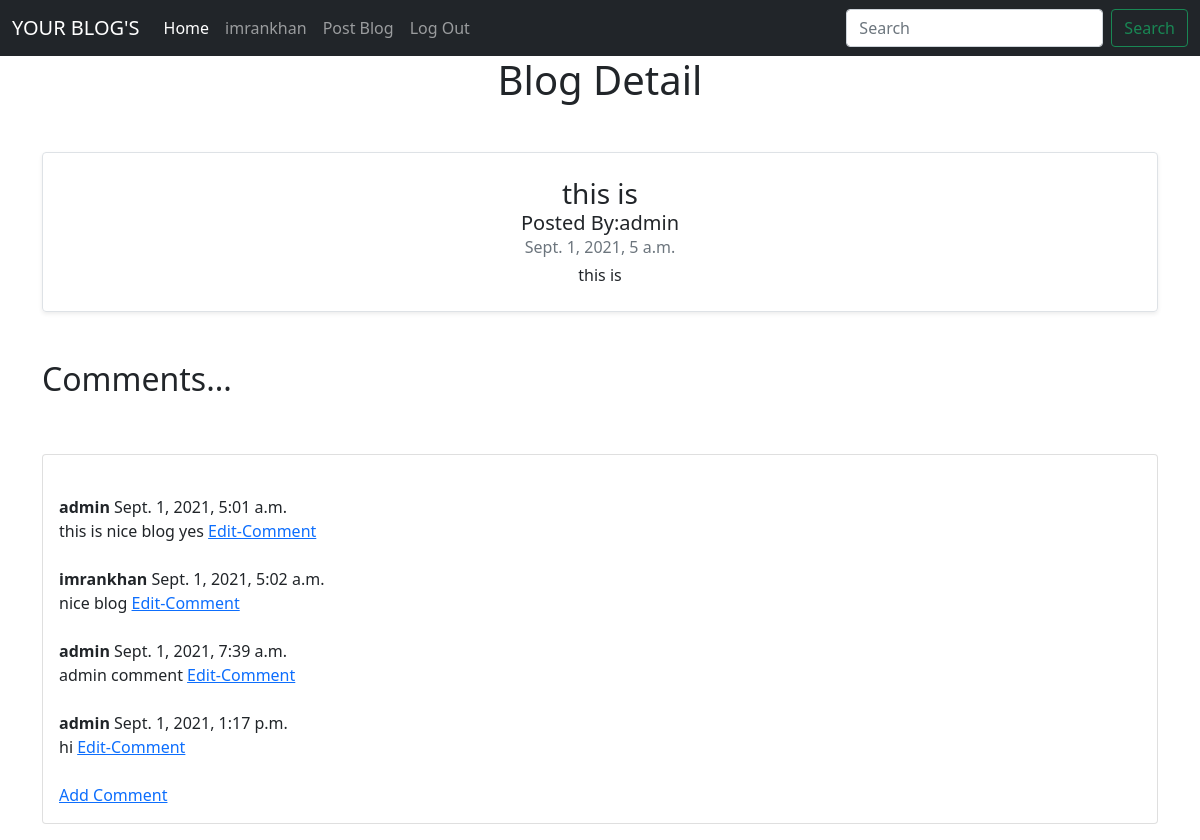
Page /blog_detail/7/ (signed in) on the committed database.
### blogapp/models.py (models this page shows, shortened)
class Blog(models.Model):
    user_id = models.ForeignKey(User, on_delete=models.CASCADE , null=True, blank=True)
    title = models.CharField(max_length=150)
    dsc = models.TextField()
    date = models.DateTimeField(auto_now_add= True, null=True)
    checkbox = models.BooleanField(choices=STATUS, default=True)

class Comment(models.Model):
    post = models.ForeignKey(Blog, on_delete=models.CASCADE, related_name='comments')
    name = models.CharField(max_length=255)
    body = models.TextField()
    date_added = models.DateTimeField(auto_now_add=True)

### blogapp/views.py (the view)
# urls.py: path('blog_detail/<int:pk>/', views.Blog_Detail.as_view(), name='blog_detail'),
class Blog_Detail(DetailView):
    template_name = 'blog_detail.html'
    model = Blog

### templates/blog_detail.html (shortened to what this page needs)
<!doctype html>
<html lang="en">
  <head>
    <link href="https://cdn.jsdelivr.net/npm/bootstrap@5.1.0/dist/css/bootstrap.min.css" rel="stylesheet">
  </head>
  <body>
    <nav class="navbar navbar-expand-lg navbar-dark bg-dark">
  <div class="container-fluid">
    <a class="navbar-brand" href="#">YOUR BLOG'S</a>
    <div class="collapse navbar-collapse" id="navbarSupportedContent">
      <ul class="navbar-nav me-auto mb-2 mb-lg-0">
        <li class="nav-item">
          <a class="nav-link active" aria-current="page" href="/">Home</a>
        </li>
        {% if user.is_authenticated %}
        <li class="nav-item">
          <a class="nav-link" href="/">{{request.user}}</a>
        </li>
        <li class="nav-item">
          <a class="nav-link" href="/post_blog">Post Blog</a>
        </li>
        <li class="nav-item">
          <a class="nav-link" href="/logout">Log Out</a>
        </li>
        {% endif  %}
      </ul>
      <form class="d-flex">
        <input class="form-control me-2" type="search" placeholder="Search" aria-label="Search">
        <button class="btn btn-outline-success" type="submit">Search</button>
      </form>
    </div>
  </div>
</nav>
  <div class="container">
<h1 class="text-center">Blog Detail </h1>
 <div class="text-center my-5">
      <div class="row g-0 border rounded overflow-hidden flex-md-row mb-4 shadow-sm h-md-250 position-relative">
        <div class="col p-4 d-flex flex-column position-static">
          <h3 class="mb-0">{{blog.title}}</h3>
          <h5 class="mb-0">Posted By:{{blog.user_id.username}}</h5>
          <div class="mb-1 text-muted">{{blog.date}}</div>
          <p class="card-text mb-auto">{{blog.dsc}}</p>
        </div>
      </div>
    </div>
    <h2>Comments...</h2>
    <br><br>
    <div class="card mb-3">
    <div class="card-body">
    <div class="col-md-3">
      {% if not blog.comments.all %}
      No Commnets Yet.... <a href ="{% url 'comment' blog.pk %}">Add Comment</a>
      </div>
      {% else %}
        <br>
          {% for comment in blog.comments.all %}
          <strong>
         {{comment.name}}
          </strong>
          {{comment.date_added}}
          <br>
          {{ comment.body}}
          <a href ="{% url 'editcomment' comment.id %}">Edit-Comment</a>
            <br><br>
          {% endfor %}
          <a href ="{% url 'comment' blog.pk %}">Add Comment</a>
      {% endif %}
    </div>
    </div>
    </div>
    </div>
  </body>
</html>

### rows in the picture
Blog: title "this is", user_id.username "admin", date "Sept. 1, 2021, 5 a.m.", dsc "this is"
Comment: name "admin", date_added "Sept. 1, 2021, 5:01 a.m.", body "this is nice blog yes"
Comment: name "imrankhan", date_added "Sept. 1, 2021, 5:02 a.m.", body "nice blog"
Comment: name "admin", date_added "Sept. 1, 2021, 7:39 a.m.", body "admin comment"
Comment: name "admin", date_added "Sept. 1, 2021, 1:17 p.m.", body "hi"

### other values in the picture
{{ request.user }} "imrankhan"
